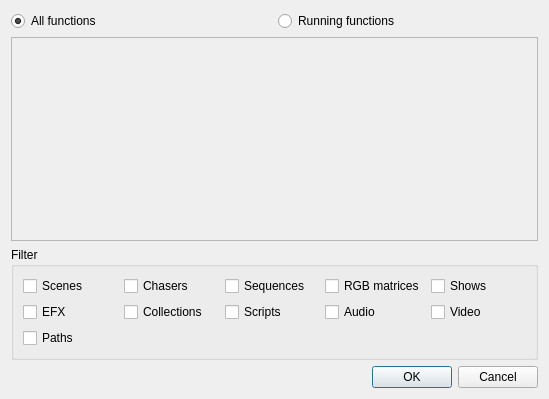
<?xml version="1.0" encoding="UTF-8"?>
<ui version="4.0">
 <author>Massimo Callegari</author>
 <comment>
  Q Light Controller Plus
  functionselection.ui

  Copyright (c) 2015 Massimo Callegari

  Licensed under the Apache License, Version 2.0 (the &quot;License&quot;);
  you may not use this file except in compliance with the License.
  You may obtain a copy of the License at

      http://www.apache.org/licenses/LICENSE-2.0.txt

  Unless required by applicable law or agreed to in writing, software
  distributed under the License is distributed on an &quot;AS IS&quot; BASIS,
  WITHOUT WARRANTIES OR CONDITIONS OF ANY KIND, either express or implied.
  See the License for the specific language governing permissions and
  limitations under the License.
 </comment>
 <class>FunctionSelection</class>
 <widget class="QDialog" name="FunctionSelection">
  <property name="geometry">
   <rect>
    <x>0</x>
    <y>0</y>
    <width>549</width>
    <height>399</height>
   </rect>
  </property>
  <property name="windowTitle">
   <string>Select Function</string>
  </property>
  <layout class="QVBoxLayout" name="verticalLayout">
   <item>
    <layout class="QHBoxLayout" name="horizontalLayout">
     <item>
      <widget class="QRadioButton" name="m_allFunctionsRadio">
       <property name="text">
        <string>All functions</string>
       </property>
       <property name="checked">
        <bool>true</bool>
       </property>
      </widget>
     </item>
     <item>
      <widget class="QRadioButton" name="m_runningFunctionsRadio">
       <property name="text">
        <string>Running functions</string>
       </property>
      </widget>
     </item>
    </layout>
   </item>
   <item>
    <widget class="QFrame" name="frame">
     <property name="sizePolicy">
      <sizepolicy hsizetype="Preferred" vsizetype="Expanding">
       <horstretch>0</horstretch>
       <verstretch>0</verstretch>
      </sizepolicy>
     </property>
     <property name="frameShape">
      <enum>QFrame::StyledPanel</enum>
     </property>
     <property name="frameShadow">
      <enum>QFrame::Raised</enum>
     </property>
     <layout class="QVBoxLayout" name="verticalLayout_3">
      <property name="leftMargin">
       <number>0</number>
      </property>
      <property name="topMargin">
       <number>0</number>
      </property>
      <property name="rightMargin">
       <number>0</number>
      </property>
      <property name="bottomMargin">
       <number>0</number>
      </property>
      <item>
       <layout class="QVBoxLayout" name="m_treeVbox"/>
      </item>
     </layout>
    </widget>
   </item>
   <item>
    <widget class="QGroupBox" name="m_filterGroup">
     <property name="title">
      <string>Filter</string>
     </property>
     <layout class="QGridLayout" name="gridLayout">
      <item row="0" column="1">
       <widget class="QCheckBox" name="m_chaserCheck">
        <property name="toolTip">
         <string>Display chasers in the list</string>
        </property>
        <property name="text">
         <string>Chasers</string>
        </property>
       </widget>
      </item>
      <item row="0" column="0">
       <widget class="QCheckBox" name="m_sceneCheck">
        <property name="toolTip">
         <string>Display scenes in the list</string>
        </property>
        <property name="text">
         <string>Scenes</string>
        </property>
       </widget>
      </item>
      <item row="1" column="0">
       <widget class="QCheckBox" name="m_efxCheck">
        <property name="toolTip">
         <string>Display EFX's in the list</string>
        </property>
        <property name="text">
         <string>EFX</string>
        </property>
       </widget>
      </item>
      <item row="1" column="1">
       <widget class="QCheckBox" name="m_collectionCheck">
        <property name="toolTip">
         <string>Display collections in the list</string>
        </property>
        <property name="text">
         <string>Collections</string>
        </property>
       </widget>
      </item>
      <item row="1" column="2">
       <widget class="QCheckBox" name="m_scriptCheck">
        <property name="toolTip">
         <string>Display scripts in the list</string>
        </property>
        <property name="text">
         <string>Scripts</string>
        </property>
       </widget>
      </item>
      <item row="1" column="3">
       <widget class="QCheckBox" name="m_audioCheck">
        <property name="text">
         <string>Audio</string>
        </property>
       </widget>
      </item>
      <item row="1" column="4">
       <widget class="QCheckBox" name="m_videoCheck">
        <property name="text">
         <string>Video</string>
        </property>
       </widget>
      </item>
      <item row="2" column="0">
       <widget class="QCheckBox" name="m_pathCheck">
        <property name="toolTip">
         <string>Display Path functions in the list</string>
        </property>
        <property name="text">
         <string>Paths</string>
        </property>
       </widget>
      </item>
      <item row="0" column="4">
       <widget class="QCheckBox" name="m_showCheck">
        <property name="text">
         <string>Shows</string>
        </property>
       </widget>
      </item>
      <item row="0" column="3">
       <widget class="QCheckBox" name="m_rgbMatrixCheck">
        <property name="toolTip">
         <string>Display RGB Matrices in the list</string>
        </property>
        <property name="text">
         <string>RGB matrices</string>
        </property>
       </widget>
      </item>
      <item row="0" column="2">
       <widget class="QCheckBox" name="m_sequenceCheck">
        <property name="text">
         <string>Sequences</string>
        </property>
       </widget>
      </item>
     </layout>
    </widget>
   </item>
   <item>
    <widget class="QDialogButtonBox" name="m_buttonBox">
     <property name="orientation">
      <enum>Qt::Horizontal</enum>
     </property>
     <property name="standardButtons">
      <set>QDialogButtonBox::Cancel|QDialogButtonBox::Ok</set>
     </property>
    </widget>
   </item>
  </layout>
 </widget>
 <resources/>
 <connections>
  <connection>
   <sender>m_buttonBox</sender>
   <signal>accepted()</signal>
   <receiver>FunctionSelection</receiver>
   <slot>accept()</slot>
   <hints>
    <hint type="sourcelabel">
     <x>257</x>
     <y>389</y>
    </hint>
    <hint type="destinationlabel">
     <x>157</x>
     <y>274</y>
    </hint>
   </hints>
  </connection>
  <connection>
   <sender>m_buttonBox</sender>
   <signal>rejected()</signal>
   <receiver>FunctionSelection</receiver>
   <slot>reject()</slot>
   <hints>
    <hint type="sourcelabel">
     <x>325</x>
     <y>389</y>
    </hint>
    <hint type="destinationlabel">
     <x>286</x>
     <y>274</y>
    </hint>
   </hints>
  </connection>
 </connections>
</ui>
